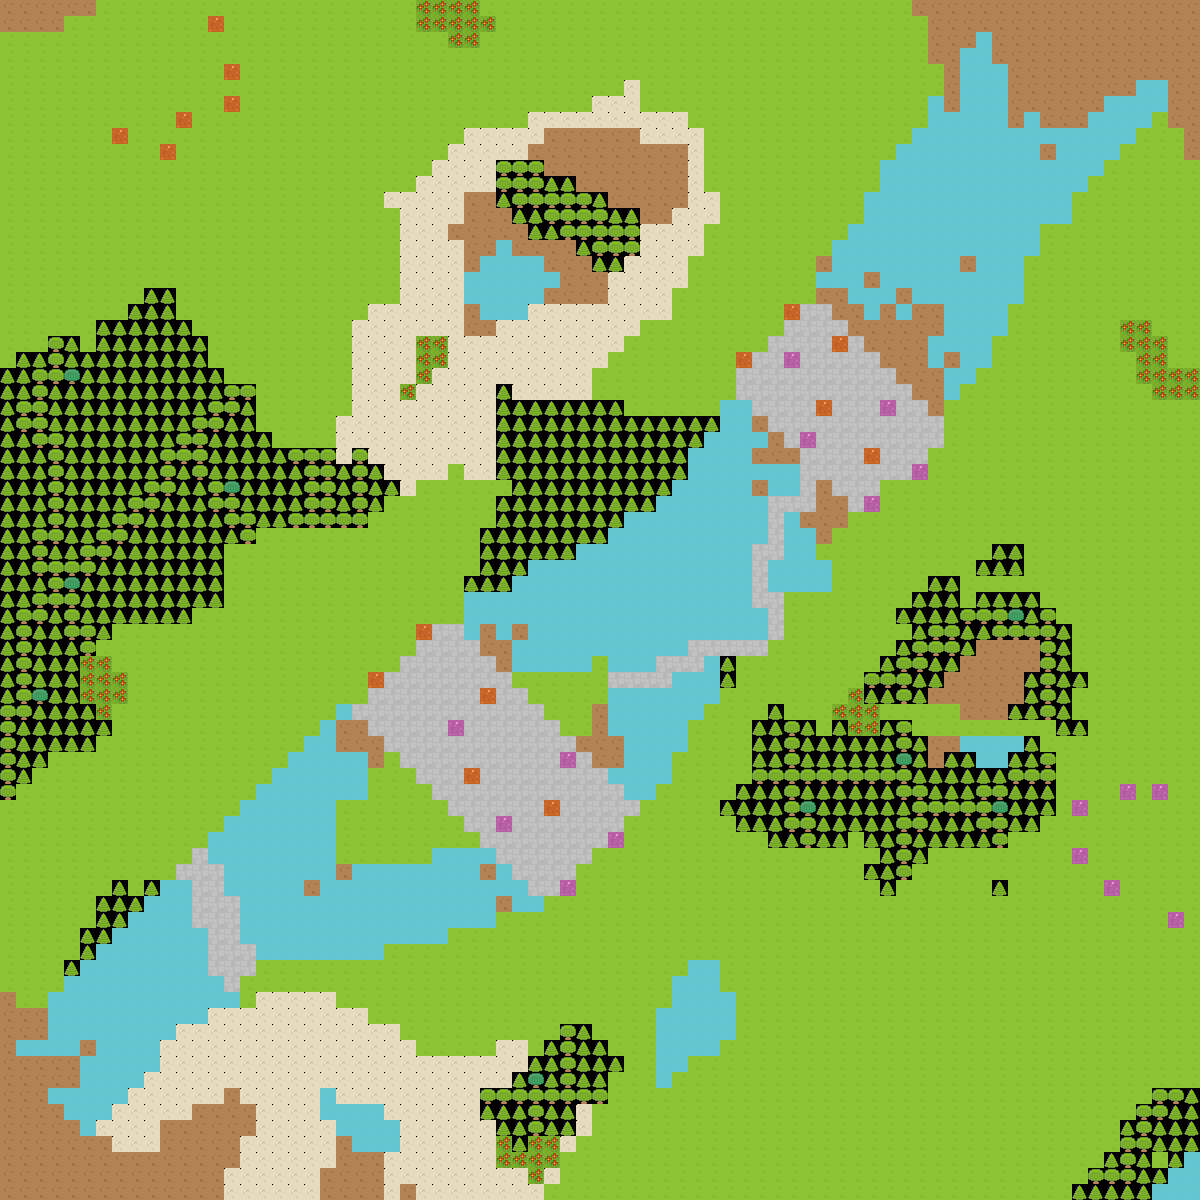

Tiled map render using the project's own tile images. Description and the map definition, with tile-layer contents summarised, below:
An orthogonal 75x75 tile map with 16x16 px tiles, 1 tile layer (Tile Layer 1).

<map version="1.0" orientation="orthogonal" width="75" height="75" tilewidth="16" tileheight="16" backgroundcolor="#000000">
 <tileset firstgid="1" name="roguelikeSheet_transparent" tilewidth="16" tileheight="16" spacing="1">
  <image source="Spritesheet/roguelikeSheet_transparent.png" width="968" height="526" />
  <tile id="0">
   <properties>
    <property name="w" value="1000" />
   </properties>
  </tile>
  <tile id="5">
   <properties>
    <property name="w" value="1" />
   </properties>
  </tile>
  <tile id="6">
   <properties>
    <property name="w" value="1000" />
   </properties>
  </tile>
  <tile id="177">
   <properties>
    <property name="w" value="0" />
   </properties>
  </tile>
  <tile id="526">
   <properties>
    <property name="range" value="True" />
    <property name="w" value="1000" />
   </properties>
  </tile>
  <tile id="528">
   <properties>
    <property name="hide" value="True" />
    <property name="range" value="True" />
    <property name="w" value="1000" />
   </properties>
  </tile>
  <tile id="529">
   <properties>
    <property name="w" value="3" />
   </properties>
  </tile>
  <tile id="809">
   <properties>
    <property name="w" value="1" />
   </properties>
  </tile>
  <tile id="1029">
   <properties>
    <property name="base" value="True" />
    <property name="team" value="0" />
    <property name="w" value="1" />
   </properties>
  </tile>
  <tile id="1086">
   <properties>
    <property name="defense" value="True" />
    <property name="team" value="0" />
    <property name="w" value="1" />
   </properties>
  </tile>
  <tile id="1200">
   <properties>
    <property name="base" value="True" />
    <property name="team" value="1" />
    <property name="w" value="1" />
   </properties>
  </tile>
  <tile id="1257">
   <properties>
    <property name="defense" value="True" />
    <property name="team" value="1" />
    <property name="w" value="1" />
   </properties>
  </tile>
  <tile id="1260">
   <properties>
    <property name="w" value="2" />
   </properties>
  </tile>
 </tileset>
 <layer name="Tile Layer 1" width="75" height="75">
  <data>[5625 cells, 5625 non-empty, 11 distinct tile ids]</data>
 </layer>
</map>
